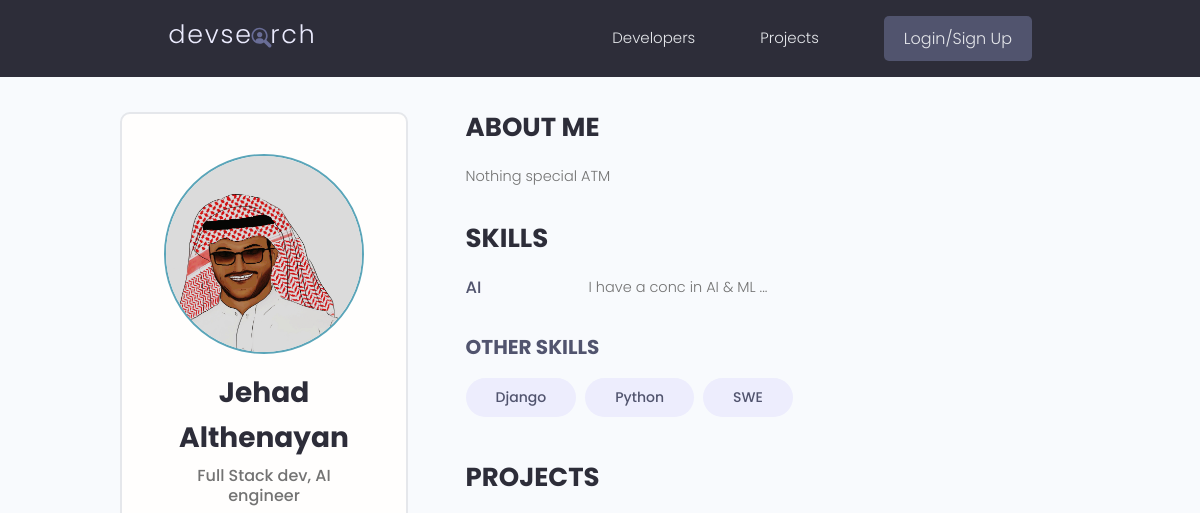
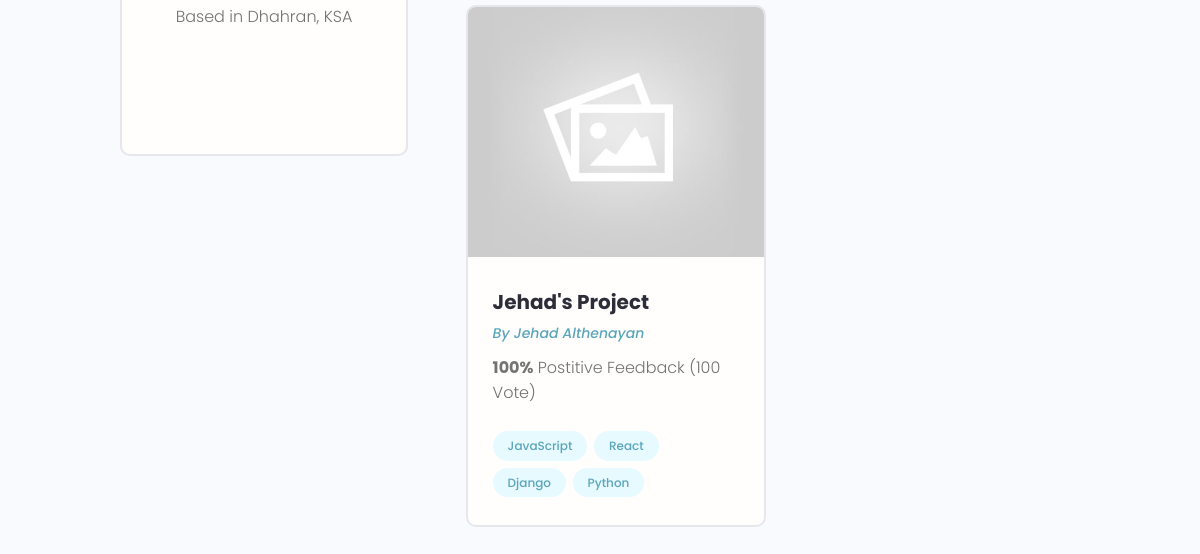
The app's page /users/profile/23490591-95ad-4a25-ab1e-d325fafa188a/, older data (2 pictures, top to bottom).
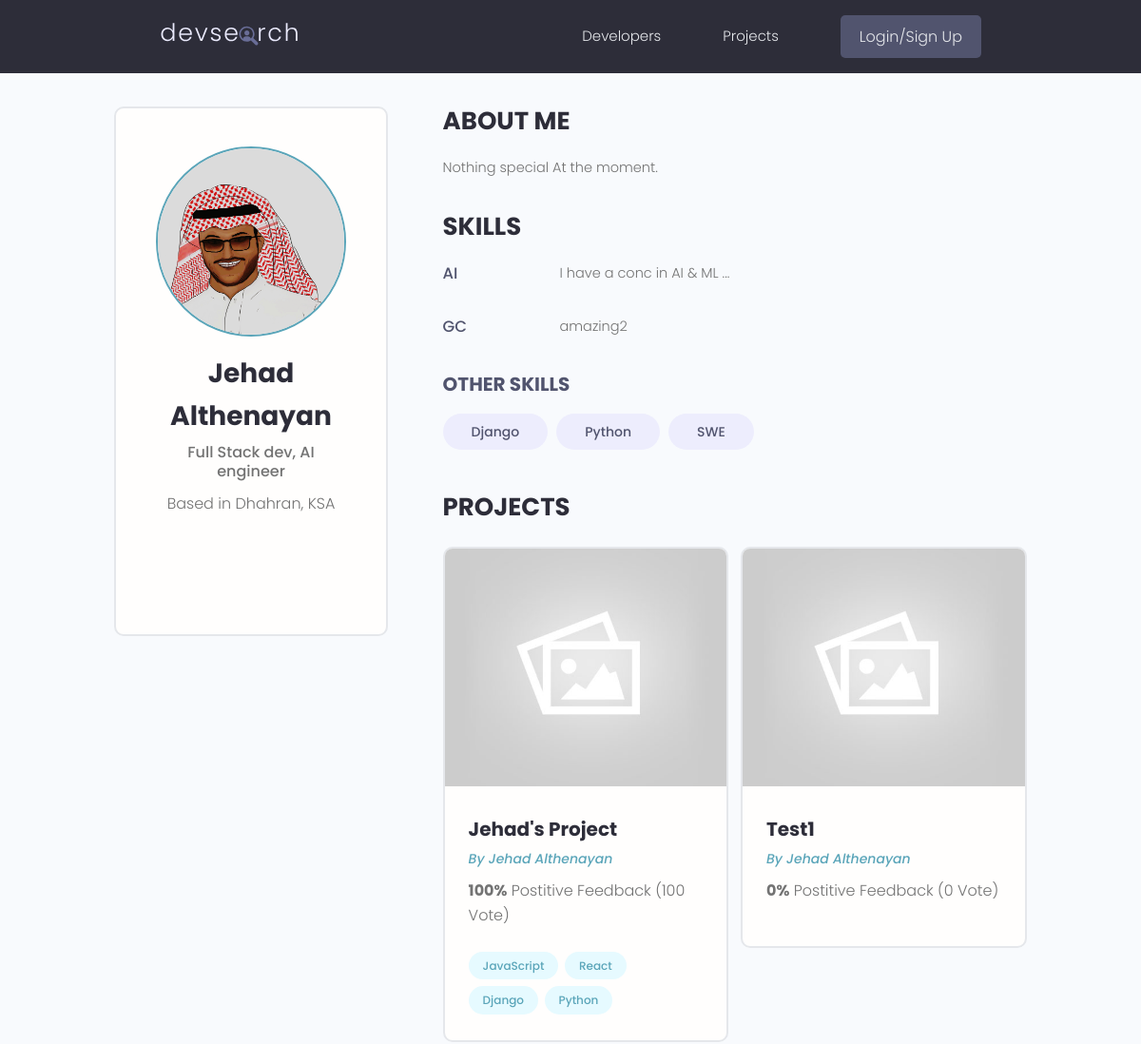
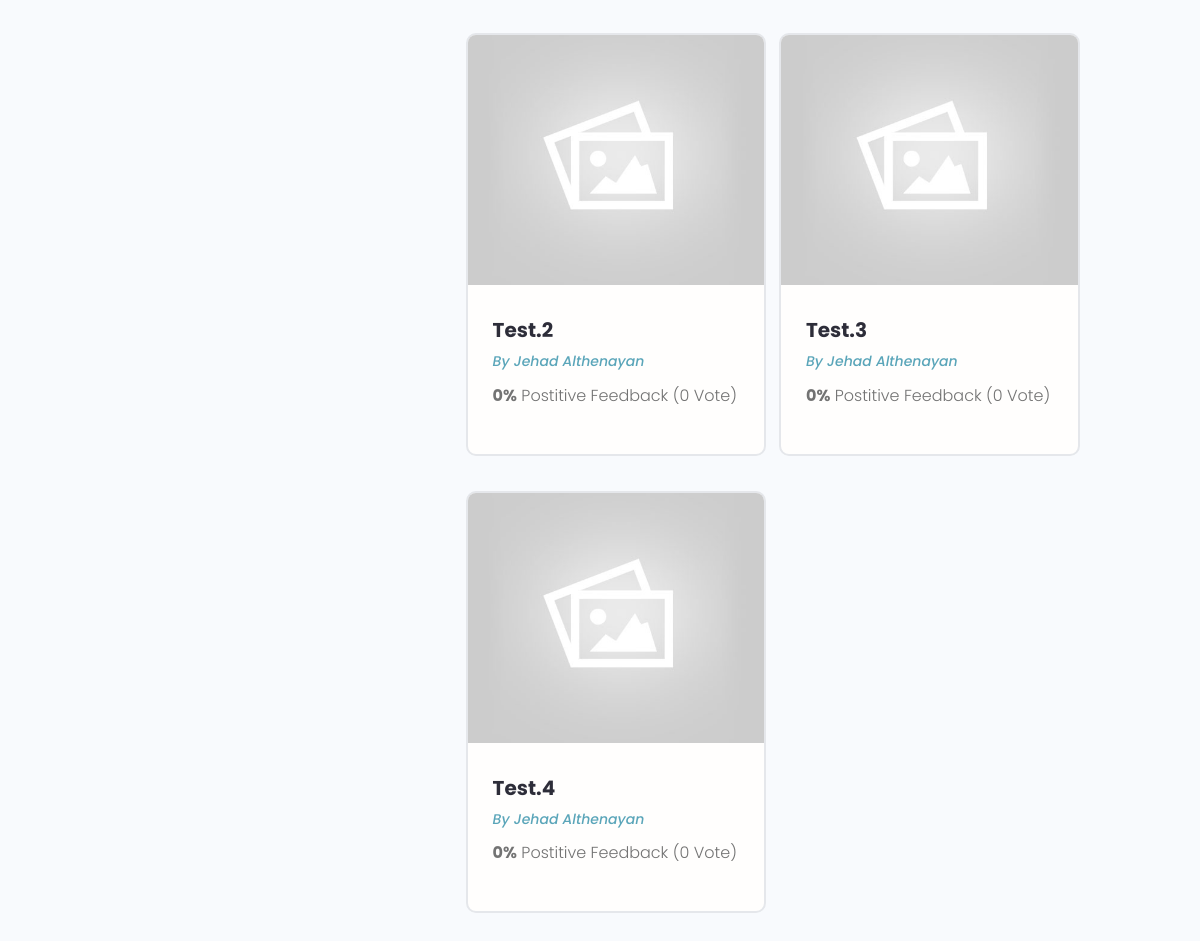
The same page, newer data (2 pictures, top to bottom).
### users/models.py (models this page shows, shortened)
class Profile(models.Model):
    user = models.OneToOneField(User,on_delete=models.CASCADE,null=True,blank=True)
    name = models.CharField(max_length=200,null=True,blank=True)
    username = models.CharField(max_length=200,null=True,blank=True)
    location = models.CharField(max_length=200,null=True,blank=True)
    email= models.EmailField(max_length=200,null=True,blank=True)
    short_intro = models.CharField(max_length=500,null=True,blank=True)
    bio = models.TextField(null=True,blank=True)
    profile_image =  models.ImageField(null=True,blank=True,upload_to='profiles/',default='profiles/user-default.png')
    social_github = models.CharField(max_length=200,null=True,blank=True)
    social_twitter = models.CharField(max_length=200,null=True,blank=True)
    social_linkedin = models.CharField(max_length=200,null=True,blank=True)
    social_youtube = models.CharField(max_length=200,null=True,blank=True)
    social_website = models.CharField(max_length=200,null=True,blank=True)
    created = models.DateTimeField(auto_now_add=True) # date and time stamp
    id = models.UUIDField(default=uuid.uuid4,unique=True,primary_key=True,editable=False)

class Skill(models.Model):
    owner = models.ForeignKey(Profile, on_delete=models.CASCADE,null=True,blank=True)
    name = models.CharField(max_length=200,null=True,blank=True)
    description = models.TextField(null=True,blank=True)
    created = models.DateTimeField(auto_now_add=True) # date and time stamp
    id = models.UUIDField(default=uuid.uuid4,unique=True,primary_key=True,editable=False)
    def __str__(self):
        return str(self.name)

### projects/models.py (models this page shows, shortened)
class Project(models.Model):
    owner = models.ForeignKey(Profile,null=True,blank=True,on_delete=models.SET_NULL)
    title = models.CharField(max_length=200)
    description = models.TextField(null=True,blank=True)
    featured_image = models.ImageField(null=True,blank=True,default="default.jpg")
    demo_link = models.CharField(max_length=2000,null=True,blank=True)
    source_link = models.CharField(max_length=2000,null=True,blank=True)
    tags = models.ManyToManyField('Tag',blank=True)
    vote_totals = models.IntegerField(default=0,null=True,blank=True)
    vote_ratio = models.IntegerField(default=0,null=True,blank=True)
    created = models.DateTimeField(auto_now_add=True) # date and time stamp
    id = models.UUIDField(default=uuid.uuid4,unique=True,primary_key=True,editable=False)
    class Meta:
        ordering = ['created']

class Tag(models.Model):
    name = models.CharField(max_length=200)
    created = models.DateTimeField(auto_now_add=True) # date and time stamp
    id = models.UUIDField(default=uuid.uuid4,unique=True,primary_key=True,editable=False)
    def __str__(self):
        return self.name

### users/views.py (the view)
# urls.py: path('profile/<str:pk>/',views.userProfile,name="user-profile"),
def userProfile(req,pk):
    profile = Profile.objects.get(id=pk)
    topSkills = profile.skill_set.exclude(description = "")
    othersSkills =profile.skill_set.filter(description = "")
    context = {'profile': profile,
                'topSkills':topSkills,
                'otherSkills':othersSkills,
    }
    return render(req,'users/user-profile.html',context)

### users/templates/users/user-profile.html (shortened to what this page needs)
{% extends 'main.html' %}
{% block content %}
<main class="profile my-md">
    <div class="container">
        <div class="layout">
            <div class="column column--1of3">
                <div class="card text-center">
                    <div class="card__body dev">
                        <img class="avatar avatar--xl" src="{{ profile.profile_image.url }}" />
                        <h2 class="dev__name">{{profile.name}}</h2>
                        <p class="dev__title">{{profile.short_intro}}</p>
                        <p class="dev__location">Based in {{profile.location}}</p>
                        <ul class="dev__social">
                        </ul>
                    </div>
                </div>
            </div>
            <div class="column column--2of3">
                <div class="devInfo">
                    <h3 class="devInfo__title">About Me</h3>
                    <p class="devInfo__about">{{profile.bio}}</p>
                </div>
                <div class="devInfo">
                    <h3 class="devInfo__title">Skills</h3>
                    <div class="devInfo__skills">
                        {% for skill in topSkills %}
                        <div class="devSkill">
                            <h4 class="devSkill__title">{{skill.name}}</h4>
                            <p class="devSkill__info">{{skill.description}}</p>
                        </div>
                        {% endfor %}
                        <h3 class="devInfo__subtitle">Other Skills</h3>
                        <div class="devInfo__otherSkills">
                            {% for skill in otherSkills %}
                            <span class="tag tag--pill tag--sub tag--lg">
                                <small>{{skill}}</small>
                            </span>
                            {% endfor %}
                        </div>
                    </div>
                </div>
                <div class="devInfo">
                    <h3 class="devInfo__title">Projects</h3>
                    <div class="grid grid--two">
                        {% for project in profile.project_set.all %}
                        <div class="column">
                            <div class="card project">
                                <a href="{% url 'project' project.id %}" class="project">
                                    <img class="project__thumbnail" src="{{project.featured_image.url}}"
                                        alt="project thumbnail" />
                                    <div class="card__body">
                                        <h3 class="project__title">{{project.title}}</h3>
                                        <p><a class="project__author"
                                                href="{% url 'user-profile' project.owner.id %}">By
                                                {{project.owner.name}}</a>
                                        </p>
                                        <p class="project--rating">
                                            <span style="font-weight: bold;">{{project.vote_ratio}}%</span> Postitive
                                            Feedback ({{project.vote_totals}} Vote{{project.vote_total|pluralize:"s"}})
                                        </p>
                                        <div class="project__tags">
                                            {% for tag in project.tags.all %}
                                            <span class="tag tag--pill tag--main">
                                                <small>{{tag}}</small>
                                            </span>
                                            {% endfor %}
                                        </div>
                                    </div>
                                </a>
                            </div>
                        </div>
                        {% endfor %}
                    </div>
                </div>
            </div>
        </div>
    </div>
</main>
{% endblock content %}

Row changes from the older to the newer data that the page shows:
changed Profile "Jehad Althenayan": bio "Nothing special ATM" → "Nothing special At the moment."
added Skill: name "GC", description "amazing2", shown under "SKILLS"
added Project: featured_image (placeholder picture), title "Test1", owner.name "Jehad Althenayan", vote_ratio "0", vote_totals "0"
added Project: featured_image (placeholder picture), title "Test.2", owner.name "Jehad Althenayan", vote_ratio "0", vote_totals "0"
added Project: featured_image (placeholder picture), title "Test.3", owner.name "Jehad Althenayan", vote_ratio "0", vote_totals "0"
added Project: featured_image (placeholder picture), title "Test.4", owner.name "Jehad Althenayan", vote_ratio "0", vote_totals "0"
